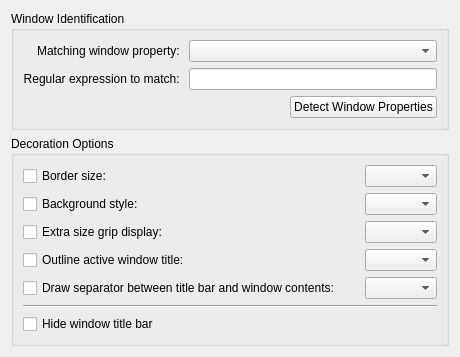
<?xml version="1.0" encoding="UTF-8"?>
<ui version="4.0">
 <class>OxygenExceptionWidget</class>
 <widget class="QWidget" name="OxygenExceptionWidget">
  <property name="geometry">
   <rect>
    <x>0</x>
    <y>0</y>
    <width>460</width>
    <height>352</height>
   </rect>
  </property>
  <layout class="QVBoxLayout" name="verticalLayout">
   <item>
    <widget class="QGroupBox" name="groupBox">
     <property name="title">
      <string>Window Identification</string>
     </property>
     <layout class="QGridLayout" name="gridLayout_2">
      <item row="0" column="0">
       <widget class="QLabel" name="label">
        <property name="text">
         <string>Matching window property: </string>
        </property>
        <property name="alignment">
         <set>Qt::AlignRight|Qt::AlignTrailing|Qt::AlignVCenter</set>
        </property>
       </widget>
      </item>
      <item row="0" column="1" colspan="2">
       <widget class="QComboBox" name="exceptionType"/>
      </item>
      <item row="1" column="0">
       <widget class="QLabel" name="label_2">
        <property name="text">
         <string>Regular expression to match: </string>
        </property>
        <property name="alignment">
         <set>Qt::AlignRight|Qt::AlignTrailing|Qt::AlignVCenter</set>
        </property>
       </widget>
      </item>
      <item row="1" column="1" colspan="2">
       <widget class="QLineEdit" name="exceptionEditor"/>
      </item>
      <item row="2" column="2">
       <widget class="QPushButton" name="detectDialogButton">
        <property name="text">
         <string>Detect Window Properties</string>
        </property>
       </widget>
      </item>
     </layout>
    </widget>
   </item>
   <item>
    <widget class="QGroupBox" name="groupBox_2">
     <property name="title">
      <string>Decoration Options</string>
     </property>
     <layout class="QGridLayout" name="gridLayout_3">
      <item row="0" column="0">
       <widget class="QCheckBox" name="frameBorderCheckBox">
        <property name="text">
         <string>Border size:</string>
        </property>
       </widget>
      </item>
      <item row="0" column="2">
       <widget class="QComboBox" name="frameBorderComboBox"/>
      </item>
      <item row="2" column="2">
       <widget class="QComboBox" name="blendColorComboBox"/>
      </item>
      <item row="3" column="0">
       <widget class="QCheckBox" name="sizeGripCheckBox">
        <property name="text">
         <string>Extra size grip display:</string>
        </property>
       </widget>
      </item>
      <item row="4" column="0">
       <widget class="QCheckBox" name="titleOutlineCheckBox">
        <property name="text">
         <string>Outline active window title:</string>
        </property>
       </widget>
      </item>
      <item row="5" column="0">
       <widget class="QCheckBox" name="separatorCheckBox">
        <property name="text">
         <string>Draw separator between title bar and window contents: </string>
        </property>
       </widget>
      </item>
      <item row="3" column="2">
       <widget class="QComboBox" name="sizeGripComboBox"/>
      </item>
      <item row="4" column="2">
       <widget class="QComboBox" name="titleOutlineComboBox"/>
      </item>
      <item row="5" column="2">
       <widget class="QComboBox" name="separatorComboBox"/>
      </item>
      <item row="2" column="0">
       <widget class="QCheckBox" name="blendColorCheckBox">
        <property name="text">
         <string>Background style:</string>
        </property>
       </widget>
      </item>
      <item row="7" column="0" colspan="3">
       <widget class="QCheckBox" name="hideTitleBar">
        <property name="text">
         <string>Hide window title bar</string>
        </property>
       </widget>
      </item>
      <item row="6" column="0" colspan="3">
       <widget class="QFrame" name="frame">
        <property name="frameShape">
         <enum>QFrame::HLine</enum>
        </property>
        <property name="frameShadow">
         <enum>QFrame::Sunken</enum>
        </property>
       </widget>
      </item>
     </layout>
    </widget>
   </item>
  </layout>
 </widget>
 <resources/>
 <connections/>
</ui>
